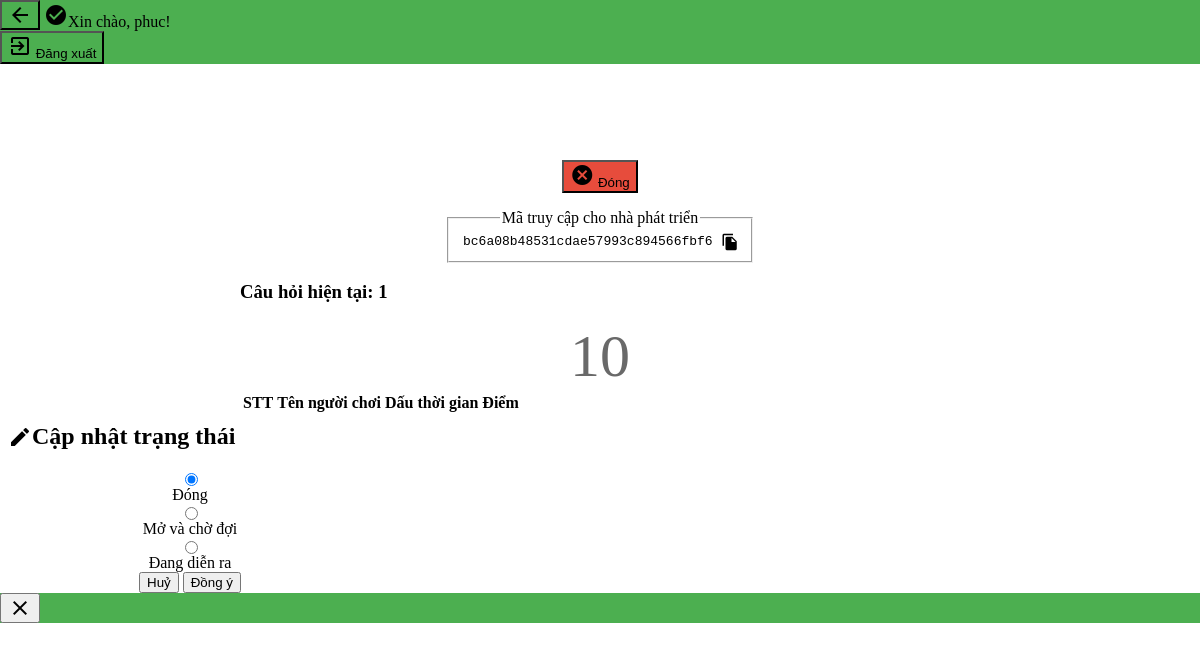
The app's page /admin/manage-question/modify_round.php?k=2908 (signed in) with its own data.
### tables this page shows
CREATE TABLE `daisy_round` (
  `collection` int(11) DEFAULT NULL COMMENT 'Bộ sưu tập vòng chơi',
  `description` varchar(255) DEFAULT 'Không có mô tả' COMMENT 'Mô tả của mỗi vòng chơi',
  `status` tinyint(4) DEFAULT NULL COMMENT 'Trạng thái vòng chơi 0: Chưa sẵn sàng, 1: Sẵn sàng nhận thành viên; 2 đang chơi',
  `round` varchar(6) NOT NULL COMMENT 'Mã vòng chơi',
  `admin_id` int(11) DEFAULT NULL COMMENT 'Admin đã tạo ra vòng chơi này',
  `question_no` int(11) DEFAULT NULL COMMENT 'Số thứ tự câu hỏi hiện tại',
  `access_token` varchar(32) DEFAULT 'has923$$uva_2931_2-2192' COMMENT 'Mã dành cho nhà phát triển',
  `next_timestamp` timestamp NULL DEFAULT NULL COMMENT 'Timestamp để cập nhật câu hỏi tiếp theo'
);

### admin/manage-question/modify_round.php (the view, shortened to what this page needs)
<?php
function getStatus($conn, $round)
{
	$sql = "SELECT status, access_token FROM daisy_round WHERE round='$round'";
	$result = $conn->query($sql);
	$result = $result->fetch_assoc();
	return $result;
}
$round = $_GET['k'];
$conn = db_connect();
$statusTuple = getStatus($conn, $round);
$status = $statusTuple['status'];
$token = $statusTuple['access_token'];
		?>
<html>
<head>
	<link href="https://unpkg.com/material-components-web@latest/dist/material-components-web.min.css" rel="stylesheet">
	<link href="./styles.css" rel="stylesheet" type="text/css">
</head>
<body>
	<header class="mdc-top-app-bar" data-mdc-auto-init="MDCTopAppBar">
		<div class="mdc-top-app-bar__row">
			<section class="mdc-top-app-bar__section mdc-top-app-bar__section--align-start">
				<button class="mdc-fab mdc-fab--extended" onclick="linkTo('../dashboard.php')">
					<span class="material-icons mdc-fab__icon">arrow_back</span>
				</button>
				<i class="material-icons">check_circle</i><span class="mdc-top-app-bar__title">Xin chào, <?php echo $_SESSION['username']; ?>!</span> </section>
			<section class="mdc-top-app-bar__section mdc-top-app-bar__section--align-end">
				<button class="mdc-fab mdc-fab--extended" onclick="linkTo('../logout.php')">
					<span class="material-icons mdc-fab__icon">exit_to_app</span>
					<span class="mdc-fab__label">Đăng xuất</span>
				</button>
			</section>
		</div>
		<?php
		$status_name = array("Đóng", "Mở và chời đợi", "Đang diễn ra");
		$status_color = array("#e74c3c", "#6EC1C4", "#4CAF50");
		$status_icon = array("cancel", "cached", "check_circle");
		?>
	</header>
	<div id="wrapper">
		<div id="status-container">
			<button id="btnStatus" class="mdc-button mdc-button--raised" style="background-color: <?php echo $status_color[$status] ?>" onclick="open_confirm()">
				<i class="material-icons mdc-button__icon" aria-hidden="true"><?php echo $status_icon[$status] ?></i>
				<span class="mdc-button__label"><?php echo $status_name[$status] ?></span>
			</button>
		</div>
		<div id="token">
			<fieldset>
				<legend>Mã truy cập cho nhà phát triển</legend>
				<div style="display: flex">
					<input type="text" value="<?php echo $token; ?>" id="myInput" readonly>
					<div class="tooltip">
						<i class="material-icons btn-copy" aria-hidden="true" onclick="myFunction()" onmouseout="outFunc()">file_copy</i>
					</div>
				</div>
			</fieldset>
		</div>
		<div class="container">
			<h3> Câu hỏi hiện tại: <span id="number">1</span>
			</h3>
			<p id="time">10</p>
			<div class="mdc-data-table" data-mdc-auto-init="MDCDataTable">
				<table class="mdc-data-table__table" aria-label="Dessert calories">
					<thead>
						<tr class="mdc-data-table__header-row">
							<th class="mdc-data-table__header-cell text-center" role="columnheader" scope="col">STT</th>
							<th class="mdc-data-table__header-cell" role="columnheader" scope="col">Tên người chơi<i></i></th>
							<th class="mdc-data-table__header-cell" role="columnheader" scope="col">Dấu thời gian</th>
							<th class="mdc-data-table__header-cell text-center" role="columnheader" scope="col">Điểm</th>
						</tr>
					</thead>
				</table>
			</div>
		</div>
	</div>
	<div id="mdc-dialog" class="mdc-dialog" role="alertdialog" aria-modal="true" aria-labelledby="my-dialog-title" aria-describedby="my-dialog-content" data-mdc-auto-init="MDCDialog">
		<div class="mdc-dialog__container">
			<div class="mdc-dialog__surface">
				<h2 class="mdc-dialog__title" id="my-dialog-title">
					<i id="mdc-dialog-icon" class="material-icons">
					</i>
					<span id="mdc-dialog-title">Cập nhật trạng thái</span>
				</h2>
				<div class="mdc-dialog__content" id="my-dialog-content">
					<form id="fStatus" action="modify_round.php?k=<?php echo $round; ?>" method="post">
						<div id="radio-status">
							<div class="mdc-form-field">
								<div class="mdc-radio">
									<input class="mdc-radio__native-control" type="radio" id="radio-1" name="change" <?php echo ($status == 0 ? 'checked ' : ''); ?> value="0">
								</div>
								<label for="radio-1">Đóng</label>
							</div>
							<div class="mdc-form-field">
								<div class="mdc-radio">
									<input class="mdc-radio__native-control" type="radio" id="radio-2" name="change" <?php echo ($status == 1 ? 'checked ' : ''); ?> value="1">
								</div>
								<label for="radio-2">Mở và chờ đợi</label>
							</div>
							<div class="mdc-form-field">
								<div class="mdc-radio">
									<input class="mdc-radio__native-control" type="radio" id="radio-3" name="change" <?php echo ($status == 2 ? 'checked ' : ''); ?>value="2">
								</div>
								<label for="radio-3">Đang diễn ra</label>
							</div>
						</div>
						<footer class="mdc-dialog__actions">
							<button id="btnCancel" type="button" class="mdc-button mdc-dialog__button" data-mdc-auto-init="MDCRipple" data-mdc-dialog-action="close">
								<span class="mdc-button__label">Huỷ</span>
							</button>
							<button id="btnOK" type="submit" class="mdc-button mdc-dialog__button mdc-button--raised" data-mdc-auto-init="MDCRipple" data-mdc-dialog-action="accept">
								<span class="mdc-button__label">Đồng ý</span>
							</button>
						</footer>
					</form>
				</div>
			</div>
		</div>
	</div>
	<div id="mdc-snackbar" class="mdc-snackbar mdc-snackbar--leading" data-mdc-auto-init="MDCSnackbar">
		<div class="mdc-snackbar__surface">
			<div class="mdc-snackbar__actions">
				<button class="mdc-icon-button mdc-snackbar__dismiss material-icons" title="Dismiss">close</button>
			</div>
		</div>
	</div>
</body>
</html>

### admin/manage-question/styles.css (style rules this page uses)
:root { --mdc-theme-primary: #6EC1C4 !important; }
body { margin: 0; }
#wrapper { display: flex; padding-top: 80px; flex-direction: column; width: 60%; justify-content: center; margin: 0 auto; }
.mdc-dialog__surface { width: 380px; }
.mdc-top-app-bar, .mdc-fab, .mdc-snackbar__surface { background-color: #4CAF50; }
.mdc-fab--extended, .mdc-fab--extended:hover { background-color: #4CAF50; box-shadow: none; }
.text-center { text-align: center; }
#my-dialog-title, #my-dialog-title-question { display: flex; align-items: center; margin-top: 8px; margin-left: 8px; }
#radio-status { display: flex; flex-direction: column; margin: 0 24px; }
label { cursor: pointer; }
.mdc-data-table { width: 100%; }
#time { text-align: center; font-size: 60px; margin: 0; font-family: fantasy; color: dimgrey; }
#fStatus { margin: 0; text-align: center; }
#btnStatus { margin: 16px 0; width: max-content; }
#status-container { display: flex; justify-content: center; }
fieldset { width: fit-content; }
legend { margin: 0 auto; }
#token { display: flex; justify-content: center; }
#token input { font-size: 13px; outline: none; width: 260px; border: none; font-family: monospace; }
.tooltip { position: relative; display: inline-block; }
.btn-copy { cursor: pointer; font-size: 18px; }

### records on screen
daisy_round: status "Đóng", access_token "bc6a08b48531cdae57993c894566fbf6", status "☑ Đóng", status "☐ Mở và chờ đợi", status "☐ Đang diễn ra"

### other values on screen
$_SESSION['username'] "phuc"
